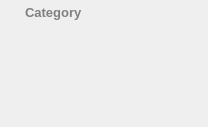
<?xml version="1.0" encoding="UTF-8"?>
<ui version="4.0">
 <class>chat_category_widget</class>
 <widget class="QWidget" name="chat_category_widget">
  <property name="geometry">
   <rect>
    <x>0</x>
    <y>0</y>
    <width>208</width>
    <height>127</height>
   </rect>
  </property>
  <property name="sizePolicy">
   <sizepolicy hsizetype="Preferred" vsizetype="Minimum">
    <horstretch>0</horstretch>
    <verstretch>0</verstretch>
   </sizepolicy>
  </property>
  <property name="mouseTracking">
   <bool>true</bool>
  </property>
  <property name="acceptDrops">
   <bool>true</bool>
  </property>
  <property name="windowTitle">
   <string notr="true">Form</string>
  </property>
  <property name="styleSheet">
   <string notr="true">#icon_dropdown {
	color: #808080;
	margin: 2px;
}
#icon_dropdown[highlight=&quot;true&quot;] {color: white;}

#label {
	color: #808080;
	font-size: 10pt;
	font-weight: 600;
}
#label[highlight=&quot;true&quot;] {color: white;}

#drop_target {
	border: 2px solid #2A2A2A;
	border-radius: 6px;
}

#btn_settings, #btn_create_chat {
	background: none;
	border: none;
	border-radius: 6px;
}

#btn_settings:hover, #btn_settings:focus, #btn_create_chat:hover, #btn_create_chat:focus {
	background-color: #2A2A2A;
}</string>
  </property>
  <layout class="QVBoxLayout" name="layout_chat_category">
   <property name="spacing">
    <number>3</number>
   </property>
   <property name="leftMargin">
    <number>0</number>
   </property>
   <property name="topMargin">
    <number>0</number>
   </property>
   <property name="rightMargin">
    <number>0</number>
   </property>
   <property name="bottomMargin">
    <number>0</number>
   </property>
   <item>
    <widget class="FrameButton" name="btn">
     <property name="minimumSize">
      <size>
       <width>0</width>
       <height>24</height>
      </size>
     </property>
     <property name="maximumSize">
      <size>
       <width>16777215</width>
       <height>24</height>
      </size>
     </property>
     <property name="cursor">
      <cursorShape>PointingHandCursor</cursorShape>
     </property>
     <property name="mouseTracking">
      <bool>true</bool>
     </property>
     <property name="focusPolicy">
      <enum>Qt::FocusPolicy::TabFocus</enum>
     </property>
     <layout class="QHBoxLayout" name="layout_frame" stretch="0,1,0">
      <property name="spacing">
       <number>3</number>
      </property>
      <property name="leftMargin">
       <number>6</number>
      </property>
      <property name="topMargin">
       <number>0</number>
      </property>
      <property name="rightMargin">
       <number>3</number>
      </property>
      <property name="bottomMargin">
       <number>0</number>
      </property>
      <item>
       <widget class="IconWidget" name="icon_dropdown">
        <property name="minimumSize">
         <size>
          <width>16</width>
          <height>16</height>
         </size>
        </property>
        <property name="maximumSize">
         <size>
          <width>16</width>
          <height>16</height>
         </size>
        </property>
        <property name="text">
         <string notr="true"/>
        </property>
        <property name="pixmap">
         <pixmap resource="../../../resources/index.qrc">:/icons/arrow_down</pixmap>
        </property>
        <property name="scaledContents">
         <bool>true</bool>
        </property>
       </widget>
      </item>
      <item>
       <widget class="QLabel" name="label">
        <property name="minimumSize">
         <size>
          <width>0</width>
          <height>24</height>
         </size>
        </property>
        <property name="maximumSize">
         <size>
          <width>16777215</width>
          <height>24</height>
         </size>
        </property>
        <property name="text">
         <string notr="true">Category</string>
        </property>
       </widget>
      </item>
      <item>
       <widget class="QFrame" name="frame_buttons">
        <layout class="QHBoxLayout" name="layout_buttons">
         <property name="spacing">
          <number>0</number>
         </property>
         <property name="leftMargin">
          <number>0</number>
         </property>
         <property name="topMargin">
          <number>0</number>
         </property>
         <property name="rightMargin">
          <number>0</number>
         </property>
         <property name="bottomMargin">
          <number>0</number>
         </property>
         <item>
          <widget class="QPushButton" name="btn_create_chat">
           <property name="minimumSize">
            <size>
             <width>24</width>
             <height>24</height>
            </size>
           </property>
           <property name="maximumSize">
            <size>
             <width>24</width>
             <height>24</height>
            </size>
           </property>
           <property name="text">
            <string notr="true"/>
           </property>
           <property name="icon">
            <iconset resource="../../../resources/index.qrc">
             <normaloff>:/icons/plus</normaloff>:/icons/plus</iconset>
           </property>
           <property name="iconSize">
            <size>
             <width>12</width>
             <height>12</height>
            </size>
           </property>
          </widget>
         </item>
         <item>
          <widget class="QPushButton" name="btn_settings">
           <property name="minimumSize">
            <size>
             <width>24</width>
             <height>24</height>
            </size>
           </property>
           <property name="maximumSize">
            <size>
             <width>24</width>
             <height>24</height>
            </size>
           </property>
           <property name="text">
            <string notr="true"/>
           </property>
           <property name="icon">
            <iconset resource="../../../resources/index.qrc">
             <normaloff>:/icons/settings</normaloff>:/icons/settings</iconset>
           </property>
           <property name="iconSize">
            <size>
             <width>12</width>
             <height>12</height>
            </size>
           </property>
          </widget>
         </item>
        </layout>
       </widget>
      </item>
     </layout>
    </widget>
   </item>
   <item>
    <widget class="QFrame" name="frame_chats">
     <property name="sizePolicy">
      <sizepolicy hsizetype="Preferred" vsizetype="Minimum">
       <horstretch>0</horstretch>
       <verstretch>0</verstretch>
      </sizepolicy>
     </property>
     <property name="minimumSize">
      <size>
       <width>0</width>
       <height>30</height>
      </size>
     </property>
     <layout class="QVBoxLayout" name="layout_chats">
      <property name="spacing">
       <number>3</number>
      </property>
      <property name="leftMargin">
       <number>0</number>
      </property>
      <property name="topMargin">
       <number>0</number>
      </property>
      <property name="rightMargin">
       <number>0</number>
      </property>
      <property name="bottomMargin">
       <number>0</number>
      </property>
     </layout>
    </widget>
   </item>
  </layout>
 </widget>
 <customwidgets>
  <customwidget>
   <class>FrameButton</class>
   <extends>QFrame</extends>
   <header>widgets.common</header>
   <container>1</container>
  </customwidget>
  <customwidget>
   <class>IconWidget</class>
   <extends>QLabel</extends>
   <header>widgets.common</header>
  </customwidget>
 </customwidgets>
 <resources>
  <include location="../../../resources/index.qrc"/>
 </resources>
 <connections/>
</ui>
